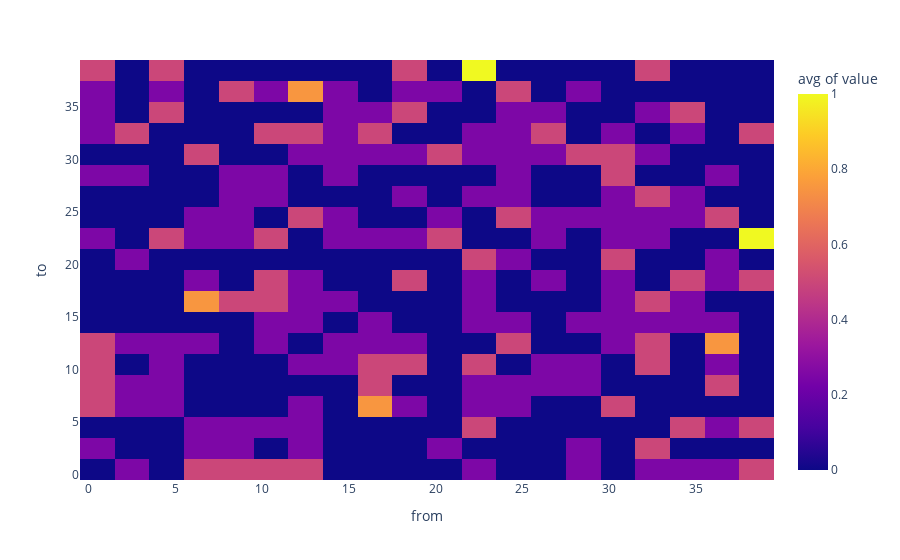

Notebook code for this chart:
### Markdown cell above
# 观察一下Topology

### Code cell
pri_df = pd.DataFrame(topology).reset_index().melt(id_vars='index')
pri_df.columns = ['from', 'to', 'value']
px.density_heatmap(pri_df, x='from', y='to',z='value',histfunc='avg', nbinsx=31, nbinsy=31)

### Figure 1 — Plotly figure (JSON) as saved in the notebook; plotly's stock layout.template omitted (floating-point values rounded to 4 significant figures; data arrays with more than 128 entries replaced by an {"elided": "..."} marker saying what was removed)
{"data": [{"coloraxis": "coloraxis", "histfunc": "avg", "hovertemplate": "from=%{x}<br>to=%{y}<br>avg of value=%{z}<extra></extra>", "name": "", "nbinsx": 31, "nbinsy": 31, "type": "histogram2d", "x": {"elided": "1521 int values"}, "xaxis": "x", "xbingroup": "x", "y": {"elided": "1521 int values"}, "yaxis": "y", "ybingroup": "y", "z": {"elided": "1521 int values"}}], "layout": {"coloraxis": {"colorbar": {"title": {"text": "avg of value"}}, "colorscale": [[0, "#0d0887"], [0.1111, "#46039f"], [0.2222, "#7201a8"], [0.3333, "#9c179e"], [0.4444, "#bd3786"], [0.5556, "#d8576b"], [0.6667, "#ed7953"], [0.7778, "#fb9f3a"], [0.8889, "#fdca26"], [1, "#f0f921"]]}, "legend": {"tracegroupgap": 0}, "margin": {"t": 60}, "xaxis": {"anchor": "y", "domain": [0, 1], "title": {"text": "from"}}, "yaxis": {"anchor": "x", "domain": [0, 1], "title": {"text": "to"}}}}
